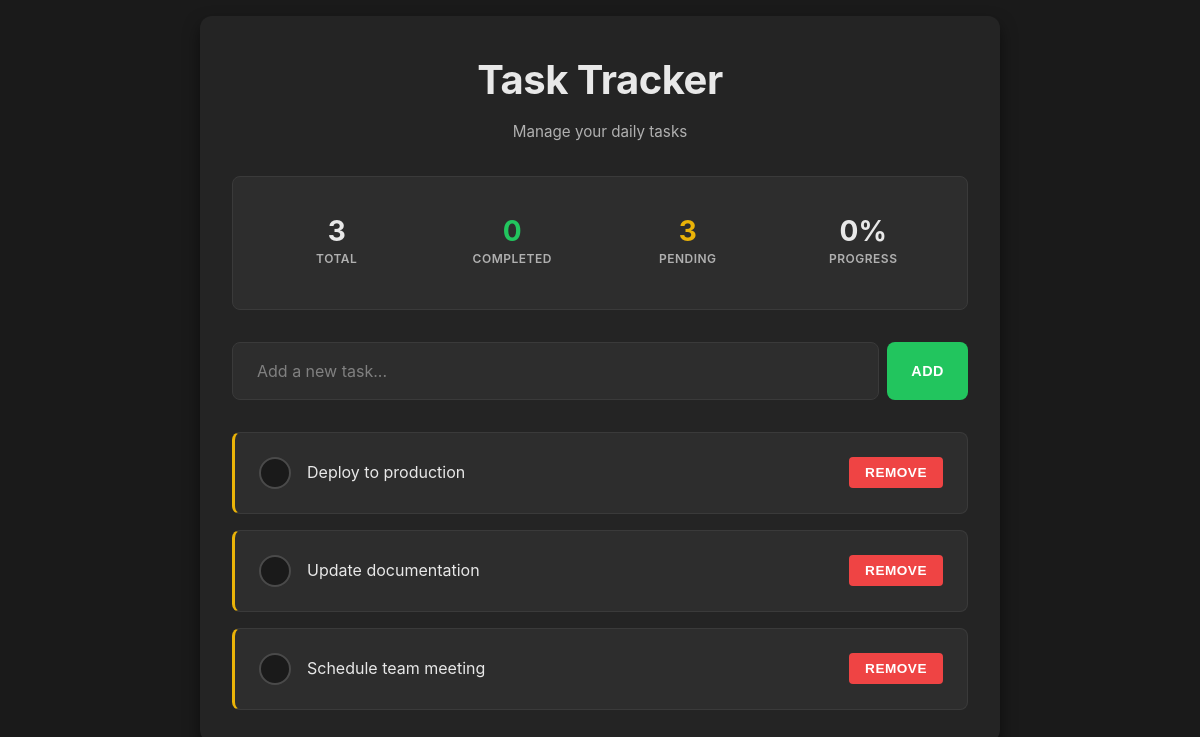
Before: / with the older database file.
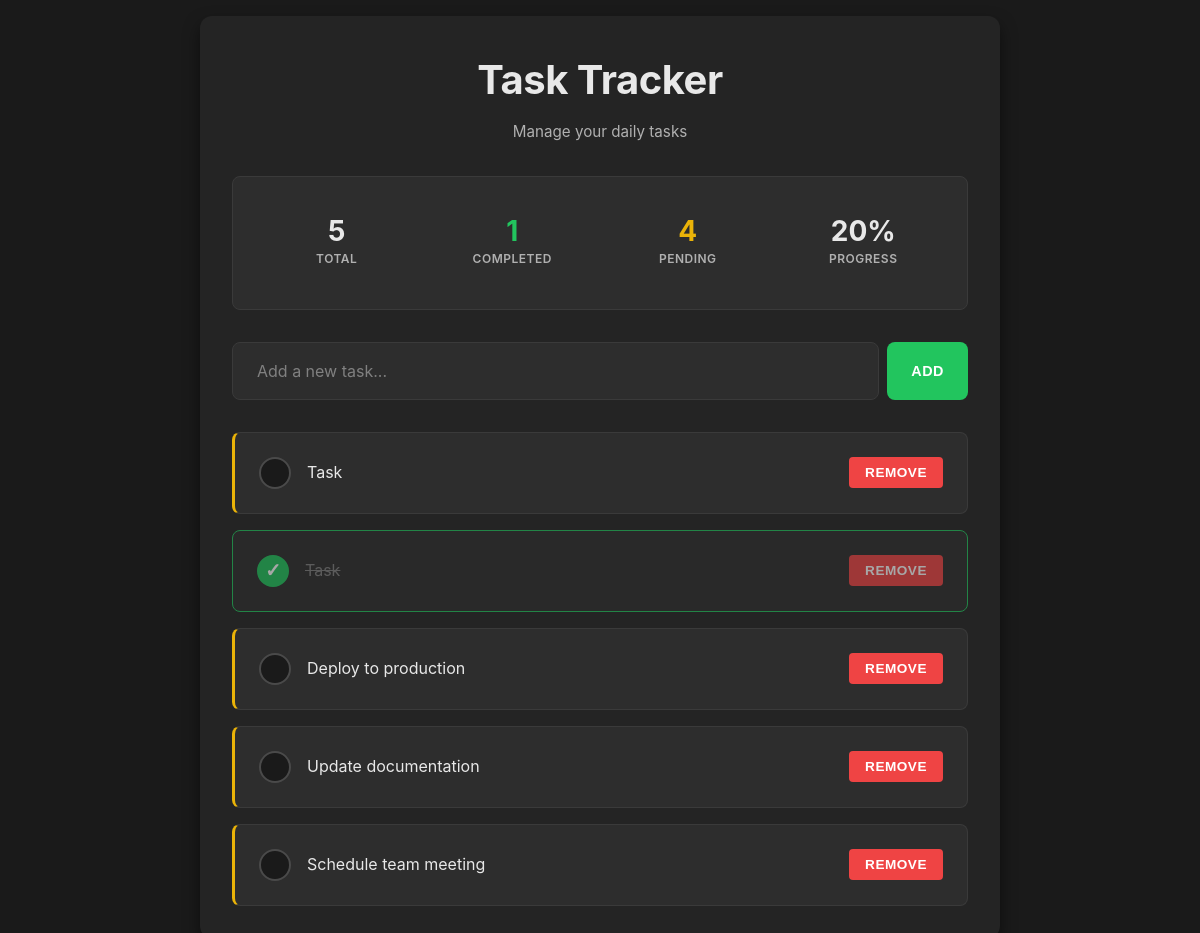
After: the same page with the newer database file.
### models/task.py (models this page shows, shortened)
class Task(db.Model):
    __tablename__ = 'tasks'
    __table_args__ = (
        db.Index('idx_completed', 'completed'),
        db.Index('idx_created_at', 'created_at'),
    )
    id = db.Column(db.Integer, primary_key=True)
    description = db.Column(db.String(255), nullable=False, index=True)
    completed = db.Column(db.Boolean, default=False, index=True)
    created_at = db.Column(db.DateTime, default=datetime.utcnow, index=True)
    updated_at = db.Column(db.DateTime, default=datetime.utcnow, onupdate=datetime.utcnow)

### app/routes.py (the view)
@tasks_bp.route('/', methods=['GET', 'POST'])
def index():
    if request.method == 'POST':
        return _handle_task_action()
    try:
        tasks = Task.query.order_by(Task.created_at.desc()).all()
        return render_template('index.html', tasks=tasks)
    except Exception as e:
        logger.error(f"Error fetching tasks: {e}", exc_info=True)
        return render_template('index.html', tasks=[], error="Failed to load tasks")

### templates/index.html (shortened to what this page needs)
<!doctype html>
<html lang="en">
  <head>
    <link rel="stylesheet" href="{{ url_for('static', filename='css/style.css') }}" />
  </head>
  <body>
    <div class="container">
      <header class="app-header">
        <h1>Task Tracker</h1>
        <p class="header-subtitle">Manage your daily tasks</p>
      </header>
      {% set total_tasks = tasks|length %}
      {% set completed_tasks = tasks|selectattr('completed', 'true')|list|length %}
      <div class="stats-bar">
        <div class="stat-item">
          <span class="stat-value">{{ total_tasks }}</span>
          <span class="stat-label">Total</span>
        </div>
        <div class="stat-item">
          <span class="stat-value completed-count">{{ completed_tasks }}</span>
          <span class="stat-label">Completed</span>
        </div>
        <div class="stat-item">
          <span class="stat-value pending-count">{{ total_tasks - completed_tasks }}</span>
          <span class="stat-label">Pending</span>
        </div>
        {% if total_tasks > 0 %}
        <div class="stat-item">
          <span class="stat-value">{{ "%.0f"|format((completed_tasks / total_tasks * 100)) }}%</span>
          <span class="stat-label">Progress</span>
        </div>
        {% endif %}
      </div>
      <form method="post" class="task-input-form">
        <div class="input-wrapper">
          <input
            type="text"
            name="description"
            placeholder="Add a new task..."
            required
            autofocus
            maxlength="255"
          />
          <button type="submit" class="add-btn">Add</button>
        </div>
      </form>
      {% if tasks %}
        <div class="tasks-container">
          {% for task in tasks %}
          <div class="task-item {{ 'completed' if task.completed else 'pending' }}">
            <div class="task-main">
              <div class="task-checkbox">
                <form method="post" style="display:inline;">
                  <button type="submit" class="checkbox-btn" title="Toggle task completion">
                    <span class="checkbox-icon">{% if task.completed %}✓{% endif %}</span>
                  </button>
                </form>
              </div>
              <span class="task-text">{{ task.description }}</span>
            </div>
            <div class="task-delete">
              <form method="post" style="display:inline;">
                <button type="submit" class="delete-btn" title="Delete task">Remove</button>
              </form>
            </div>
          </div>
          {% endfor %}
        </div>
      {% endif %}
    </div>
  </body>
</html>

Changed rows visible on the page:
added Task: description "Task"
added Task: description "Task", completed True (drawn)
Other visible differences:
{{ total_tasks }}: "3" → "5"
{{ completed_tasks }}: "0" → "1"
{{ total_tasks - completed_tasks }}: "3" → "4"
{{ "%.0f"|format((completed_tasks / total_tasks * 100)) }}: "0" → "20"
